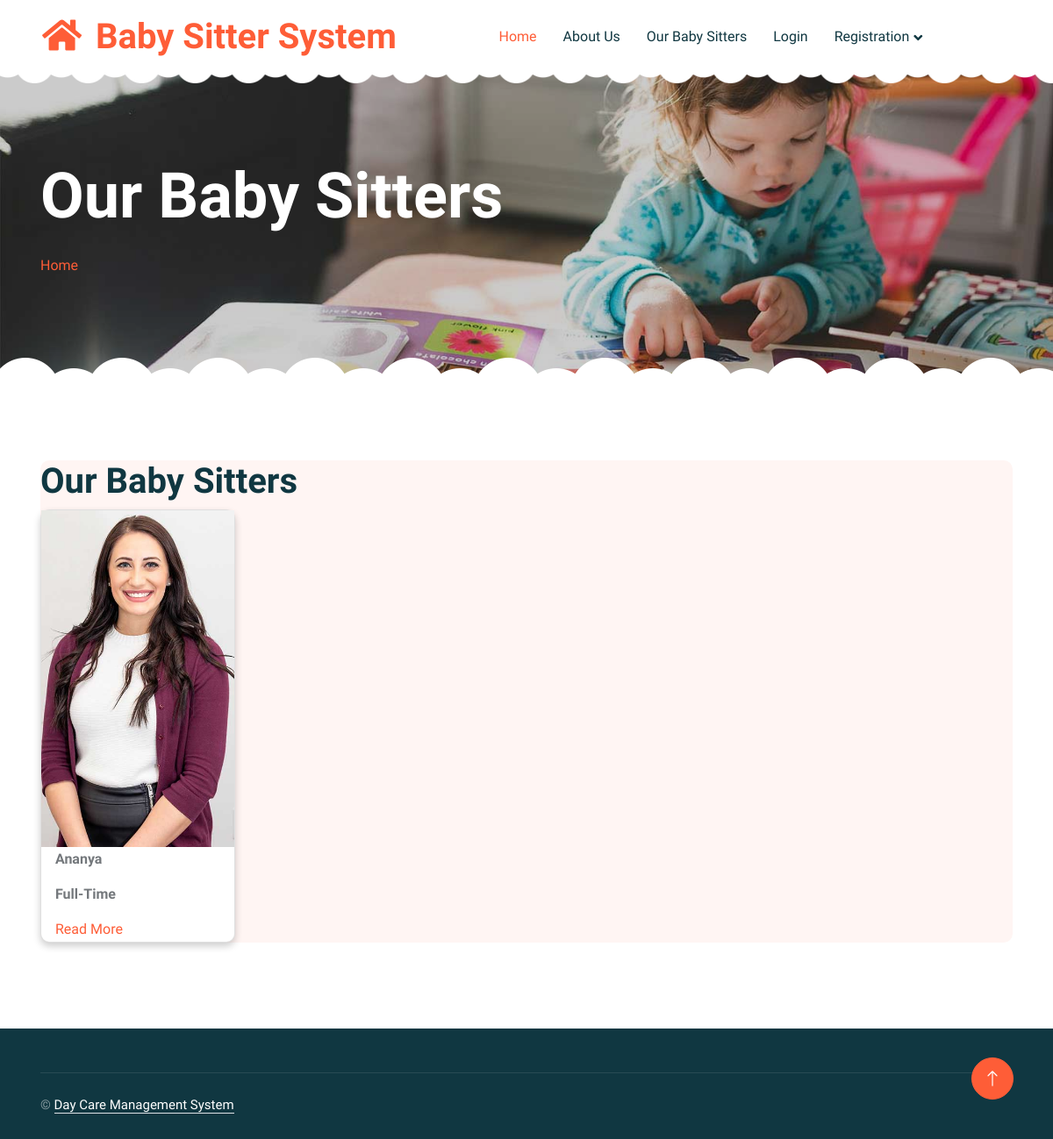
Page /sitters.php on the committed database.
### tables this page shows
CREATE TABLE IF NOT EXISTS `tbl_sitterreg` (
  `sitter_id` int(10) NOT NULL,
  `name` varchar(30) NOT NULL,
  `phno` varchar(12) NOT NULL,
  `aphno` varchar(12) NOT NULL,
  `mailid` varchar(50) NOT NULL,
  `dob` date NOT NULL,
  `id_proof` varchar(50) NOT NULL,
  `gender` varchar(10) NOT NULL,
  `experience` varchar(5) NOT NULL,
  `category` varchar(30) NOT NULL,
  `house_name` varchar(30) NOT NULL,
  `street_name` varchar(30) NOT NULL,
  `zipcode` varchar(10) NOT NULL,
  `city` varchar(30) NOT NULL,
  `state` varchar(30) NOT NULL,
  `country` varchar(30) NOT NULL,
  `profile_pic` varchar(50) NOT NULL,
  `s_sts` int(5) NOT NULL,
  `skill1` text NOT NULL,
  `skill2` text NOT NULL,
  `skill3` text NOT NULL,
  `skill4` text NOT NULL,
  `skill5` text NOT NULL,
  PRIMARY KEY (`sitter_id`)
);

### sitters.php (the view, shortened to what this page needs)
<!DOCTYPE html>
<html lang="en">
<head>
    <link href="https://cdnjs.cloudflare.com/ajax/libs/font-awesome/5.10.0/css/all.min.css" rel="stylesheet">
    <link href="https://cdn.jsdelivr.net/npm/bootstrap-icons@1.4.1/font/bootstrap-icons.css" rel="stylesheet">
    <link href="lib/animate/animate.min.css" rel="stylesheet">
    <link href="lib/owlcarousel/assets/owl.carousel.min.css" rel="stylesheet">
    <link href="css/bootstrap.min.css" rel="stylesheet">
    <link href="css/style.css" rel="stylesheet">
</head>
<body>
    <div class="container-xxl bg-white p-0">
        <?php
		include'head.php';
		?>
        <div class="container-xxl py-5 page-header position-relative mb-5">
            <div class="container py-5">
                <h1 class="display-2 text-white animated slideInDown mb-4">Our Baby Sitters</h1>
                <nav aria-label="breadcrumb animated slideInDown">
                    <ol class="breadcrumb">
                        <li class="breadcrumb-item"><a href="sreg.php">Home</a></li>
                    </ol>
                </nav>
            </div>
        </div>
        <div class="container-xxl py-5">
            <div class="container">
                <div class="bg-light rounded">
                    <div class="row g-0">
            <h1>Our Baby Sitters</h1>
<?php
              $result = mysql_query("SELECT * FROM tbl_sitterreg where s_sts='1'");
              while($row = mysql_fetch_array($result))
              {
?>
			<div class="card">
			  <img src="<?php echo $row['profile_pic'];?>" alt="Avatar" style="width:100%">
			  <div class="container">
				<p><b><?php echo $row['name'];?></b></p>
				<p><b><?php echo $row['category'];?></b></p>
                <a href="more.php?id=<?php echo $row['mailid'];?>">Read More</a>
			  </div>
			</div>&nbsp &nbsp &nbsp &nbsp
<?php
			  }
?>
               </div>
              </div>
            </div>
        </div>
        <div class="container-fluid bg-dark text-white-50 footer pt-5 mt-5 wow fadeIn" data-wow-delay="0.1s">
            <?php
			include'footer.php';
			?>
        </div>
        <a href="#" class="btn btn-lg btn-primary btn-lg-square back-to-top"><i class="bi bi-arrow-up"></i></a>
    </div>
</body>
</html>

### css/style.css (style rules this page uses)
:root { --primary: #FE5D37; --light: #FFF5F3; --dark: #103741; }
.back-to-top { position: fixed; display: none; right: 45px; bottom: 45px; z-index: 99; }
.btn { font-weight: 500; transition: .5s; }
.btn.btn-primary { color: #FFFFFF; }
.btn-lg-square { width: 48px; height: 48px; }
.btn-square, .btn-sm-square, .btn-lg-square { padding: 0; display: flex; align-items: center; justify-content: center; font-weight: normal; border-radius: 50px; }
h1, h2, h3, h4, .h1, .h2, .h3, .h4, .display-1, .display-2, .display-3, .display-4, .display-5, .display-6 { font-family: 'Lobster Two', cursive; font-weight: 700; }
.header-carousel::before, .header-carousel::after, .page-header::before, .page-header::after { position: absolute; content: ""; width: 100%; height: 10px; top: 0; left: 0; background: url(../img/bg-header-top.png) center center repeat-x; z-index: 1; }
.header-carousel::after, .page-header::after { height: 19px; top: auto; bottom: 0; background: url(../img/bg-header-bottom.png) center center repeat-x; }
.page-header { background: linear-gradient(rgba(0, 0, 0, .2), rgba(0, 0, 0, .2)), url(../img/carousel-1.jpg) center center no-repeat; background-size: cover; }

### sitters.php (style rules this page uses)
.card { box-shadow: 0 4px 8px 0 rgba(0,0,0,0.2); transition: 0.3s; width: 20%; float:left }
.container { padding: 2px 16px; }

### rows in the picture
tbl_sitterreg: profile_pic (picture), name "Ananya", category "Full-Time"
